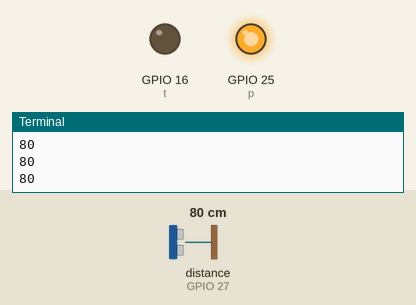
This program was run on a simulated Raspberry Pi (BCM pin numbers). Shown: output pins drawn as LEDs (lit = HIGH), the last lines printed to the terminal. The test bench sets the inputs (shaded band); at power-on: distance to the obstacle (sensor on GPIO 27) 80 cm. The echo pulse lasts 58.3 µs per cm; threads take turns every 2 ms; the clock reads 2024-03-15 10:24:30 at power-on unless the program sets it; pins used as bus, display or sensor lines are not drawn.

Above: at 0.5 s.
At 2.1 s:
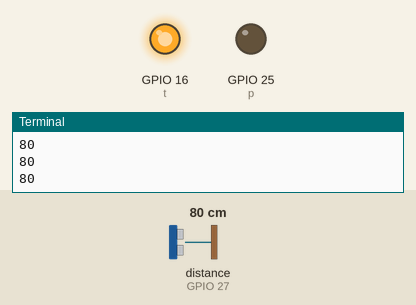
Timing chart, 0 to 5.5 s (numbered marks = the images above):
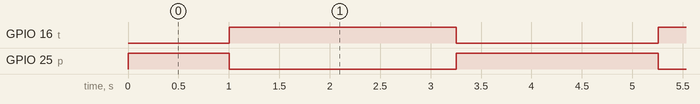

Measured:
- by itself, GPIO 16 (t): alternates HIGH for 2.3 s and LOW for 2.0 s
- by itself, GPIO 25 (p): repeats every 4.3 s: LOW 2.3 s, HIGH 2.0 s

The program:

RaspberryPI-Ballblockingcar.py
```python
from threading import Thread
import time
import RPi.GPIO as GPIO
#time.sleep(30)
GPIO.setmode(GPIO.BCM)
GPIO.setwarnings(False)
TRIG = 17
ECHO = 27
x = 1
i = 0
GPIO.setup(TRIG,GPIO.OUT)
GPIO.setup(ECHO,GPIO.IN)

def frontMotionThread0():
    while True:
        time.sleep(0.1)
        GPIO.output(TRIG, True)
        time.sleep(0.00001)
        GPIO.output(TRIG, False)

        while GPIO.input(ECHO)==0:
            pulse_start = time.time()

        while GPIO.input(ECHO)==1:
            pulse_end = time.time()

        pulse_duration = pulse_end - pulse_start
        distance =  pulse_duration * 17150
        distance = round(distance)
        print (distance)
        global x
        if distance <= 25:
            x = 0
        else:
            x = 1
            pass

def motor():
    GPIO.setup(25,GPIO.OUT)
    global p
    p = GPIO.PWM(25,207)
    p.start(0)
    p.ChangeDutyCycle(100)

def stopMotor():
    p.stop()

def backMotor():
    GPIO.setup(16,GPIO.OUT)
    global t
    t = GPIO.PWM(16,207)
    t.start(0)
    t.ChangeDutyCycle(100)
def stopBackMotor():
    t.stop()
global motorcounter
motorcounter = 0
def killcode():
    if motorcounter == 1:
        stopMotor()
    if motorcounter == 2:
        stopBackMotor()
    GPIO.cleanup()
    exit()
def codekillerthread0():
    while True:
        if x == 0:
            killcode()
        else:
            pass

for i in range(1):
    Thread(target=frontMotionThread0).start()
    Thread(target=codekillerthread0).start()

try:
    while True :
        motorcounter = 1
        motor()
        time.sleep(1)
        stopMotor()
        backMotor()
        motorcounter = 2
        time.sleep(2.25)
        stopBackMotor()
        motor()
        motorcounter = 1
        time.sleep(1)
        #i = i+1

except KeyboardInterrupt:
    pass
finally:
    GPIO.cleanup()
```
